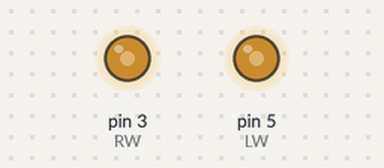
Bench run of a sketch on a simulated Arduino Uno, built with avr-gcc and run on an emulated ATmega328P. On the bench: output pins drawn as LEDs (lit = HIGH).

Above: at 0.1 s.
Timing chart, 0 to 1.6 s (numbered marks = the images above):
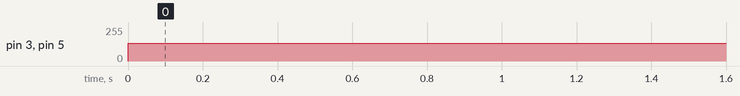

Measured:
- by itself, pin 3 (RW), pin 5 (LW): 0/255 → 135/255 at 0.00 s

The sketch:

square.ino
```cpp
#include <Servo.h>

#define LEFT 70
#define RIGHT 71
#define FORWARD 72
#define BACKWARD 73

// These constants won't change. They're used to give names to the pins used:
//const int analogInPin = A0;  // Analog input pin that the potentiometer is attached to
const int LW = 5; // Servo1
const int RW = 3; // Servo2

void setup() {
  // initialize serial communications at 9600 bps:
  Serial.begin(9600);
  pinMode(LW, OUTPUT);
  pinMode(RW, OUTPUT);
}

void loop() {
  analogWrite(LW, 135);
  analogWrite(RW, 135);
//  drive(FORWARD);
//  delay(3000);
//  turn(RIGHT);
//  delay(3000);
}

void halt(){
     analogWrite(LW, 90);
     analogWrite(RW, 90);
}

void turn(int dir){
  if(dir == RIGHT){
    analogWrite(LW, 135);
    analogWrite(RW, 45);
  }
  if(dir == LEFT){
    analogWrite(LW, 45);
     analogWrite(RW, 135);
  }
}

void drive(int dir){
  if(dir == FORWARD){
    analogWrite(LW, 135);
     analogWrite(RW, 135);
  }
  if(dir == BACKWARD){
    analogWrite(LW, 45);
    analogWrite(RW, 45);
  }
}
```
